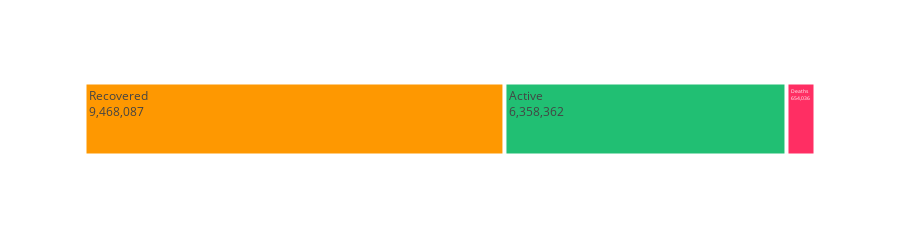

Notebook source saved alongside this figure:
### Code cell
temp = day_wise[['Date','Deaths', 'Recovered', 'Active']].tail(1)
temp = temp.melt(id_vars="Date", value_vars=['Active', 'Deaths', 'Recovered'])
fig = px.treemap(temp, path=["variable"], values="value", height=225, 
                 color_discrete_sequence=[act, rec, dth])
fig.data[0].textinfo = 'label+text+value'
fig.show()

### Figure 1 — Plotly figure (JSON) as saved in the notebook; plotly's stock layout.template omitted (floating-point values rounded to 4 significant figures)
{"data": [{"branchvalues": "total", "domain": {"x": [0, 1], "y": [0, 1]}, "hovertemplate": "labels=%{label}<br>value=%{value}<br>parent=%{parent}<br>id=%{id}<extra></extra>", "ids": ["Active", "Deaths", "Recovered"], "labels": ["Active", "Deaths", "Recovered"], "name": "", "parents": ["", "", ""], "values": [6358362, 654036, 9468087], "type": "treemap", "textinfo": "label+text+value"}], "layout": {"legend": {"tracegroupgap": 0}, "margin": {"t": 60}, "treemapcolorway": ["#fe9801", "#21bf73", "#ff2e63"], "height": 225}}
